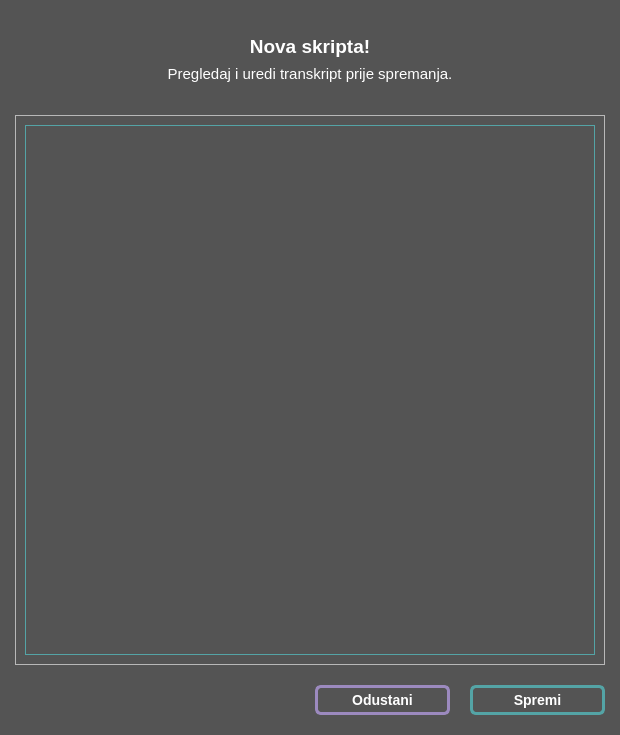
<?xml version="1.0" encoding="UTF-8"?>
<ui version="4.0">
 <class>ResultDialog</class>
 <widget class="QDialog" name="ResultDialog">
  <property name="geometry">
   <rect>
    <x>0</x>
    <y>0</y>
    <width>620</width>
    <height>735</height>
   </rect>
  </property>
  <property name="minimumSize">
   <size>
    <width>620</width>
    <height>735</height>
   </size>
  </property>
  <property name="maximumSize">
   <size>
    <width>620</width>
    <height>735</height>
   </size>
  </property>
  <property name="windowTitle">
   <string>Rezultat</string>
  </property>
  <property name="styleSheet">
   <string notr="true">QDialog {
	background-color: rgb(84, 84, 84);
}</string>
  </property>
  <layout class="QVBoxLayout" name="verticalLayout_3" stretch="1,6,1">
   <property name="spacing">
    <number>20</number>
   </property>
   <property name="leftMargin">
    <number>15</number>
   </property>
   <property name="topMargin">
    <number>20</number>
   </property>
   <property name="rightMargin">
    <number>15</number>
   </property>
   <property name="bottomMargin">
    <number>20</number>
   </property>
   <item>
    <widget class="QGroupBox" name="groupBox">
     <property name="sizePolicy">
      <sizepolicy hsizetype="Minimum" vsizetype="Minimum">
       <horstretch>0</horstretch>
       <verstretch>0</verstretch>
      </sizepolicy>
     </property>
     <property name="styleSheet">
      <string notr="true">QGroupBox {
	border: none;
	max-height: 75px;
}</string>
     </property>
     <property name="title">
      <string/>
     </property>
     <property name="alignment">
      <set>Qt::AlignCenter</set>
     </property>
     <layout class="QVBoxLayout" name="verticalLayout_2">
      <item>
       <widget class="QLabel" name="resultLabel">
        <property name="styleSheet">
         <string notr="true"/>
        </property>
        <property name="text">
         <string>&lt;html&gt;&lt;head/&gt;&lt;body&gt;&lt;p&gt;&lt;span style=&quot; font-size:14pt; font-weight:700; color:#ffffff;&quot;&gt;Nova skripta!&lt;/span&gt;&lt;/p&gt;&lt;/body&gt;&lt;/html&gt;</string>
        </property>
        <property name="alignment">
         <set>Qt::AlignHCenter|Qt::AlignTop</set>
        </property>
       </widget>
      </item>
      <item>
       <widget class="QLabel" name="editLabel">
        <property name="styleSheet">
         <string notr="true"/>
        </property>
        <property name="text">
         <string>&lt;html&gt;&lt;head/&gt;&lt;body&gt;&lt;p&gt;&lt;span style=&quot; font-size:11pt; color:#ffffff;&quot;&gt;Pregledaj i uredi transkript prije spremanja.&lt;/span&gt;&lt;/p&gt;&lt;/body&gt;&lt;/html&gt;</string>
        </property>
        <property name="alignment">
         <set>Qt::AlignBottom|Qt::AlignHCenter</set>
        </property>
       </widget>
      </item>
     </layout>
    </widget>
   </item>
   <item>
    <widget class="QFrame" name="frame">
     <property name="layoutDirection">
      <enum>Qt::LeftToRight</enum>
     </property>
     <property name="frameShape">
      <enum>QFrame::StyledPanel</enum>
     </property>
     <property name="frameShadow">
      <enum>QFrame::Raised</enum>
     </property>
     <layout class="QVBoxLayout" name="verticalLayout">
      <item>
       <widget class="QPlainTextEdit" name="resultTextEdit">
        <property name="layoutDirection">
         <enum>Qt::LeftToRight</enum>
        </property>
        <property name="styleSheet">
         <string notr="true">QPlainTextEdit {
    background-color: rgb(84, 84, 84);
    border-none;    
    border: 0.5px solid #54a4a6;
    border-radius: 0px;
    padding: 2px 2px 2px 2px;
    color: white;
}

QPlainTextEdit::hover {
    border-color: #63C2C4;
}

QPlainTextEdit::disabled {
    color: rgb(153, 153, 153);
}</string>
        </property>
       </widget>
      </item>
     </layout>
    </widget>
   </item>
   <item>
    <layout class="QHBoxLayout" name="horizontalLayout">
     <item>
      <spacer name="horizontalSpacer">
       <property name="orientation">
        <enum>Qt::Horizontal</enum>
       </property>
       <property name="sizeHint" stdset="0">
        <size>
         <width>40</width>
         <height>20</height>
        </size>
       </property>
      </spacer>
     </item>
     <item>
      <widget class="QPushButton" name="cancelButton">
       <property name="minimumSize">
        <size>
         <width>135</width>
         <height>30</height>
        </size>
       </property>
       <property name="styleSheet">
        <string notr="true">QPushButton {
    border-radius: 6px;
    border: 3px solid #9C8ABF;

    font-weight: 600;
    font-size: 14px;
    color: white;
}

QPushButton:hover {
   border-color: #B8A2E1;
}

QPushButton:pressed {
    background-color: rgb(70, 70, 70)
}

QPushButton:disabled {
    color: rgb(153, 153, 153);
}</string>
       </property>
       <property name="text">
        <string>Odustani</string>
       </property>
      </widget>
     </item>
     <item>
      <widget class="QPushButton" name="saveButton">
       <property name="minimumSize">
        <size>
         <width>135</width>
         <height>30</height>
        </size>
       </property>
       <property name="styleSheet">
        <string notr="true">QPushButton {
    border-radius: 6px;
    border: 3px solid #54a4a6;

    font-weight: 600;
    font-size: 14px;
    color: white;
}

QPushButton:hover {
   border-color: #63C2C4;
}

QPushButton:pressed {
    background-color: rgb(70, 70, 70)
}

QPushButton:disabled {
    color: rgb(153, 153, 153);
}</string>
       </property>
       <property name="text">
        <string>Spremi</string>
       </property>
      </widget>
     </item>
    </layout>
   </item>
  </layout>
 </widget>
 <resources/>
 <connections>
  <connection>
   <sender>cancelButton</sender>
   <signal>clicked()</signal>
   <receiver>ResultDialog</receiver>
   <slot>reject()</slot>
   <hints>
    <hint type="sourcelabel">
     <x>395</x>
     <y>672</y>
    </hint>
    <hint type="destinationlabel">
     <x>309</x>
     <y>367</y>
    </hint>
   </hints>
  </connection>
 </connections>
</ui>
